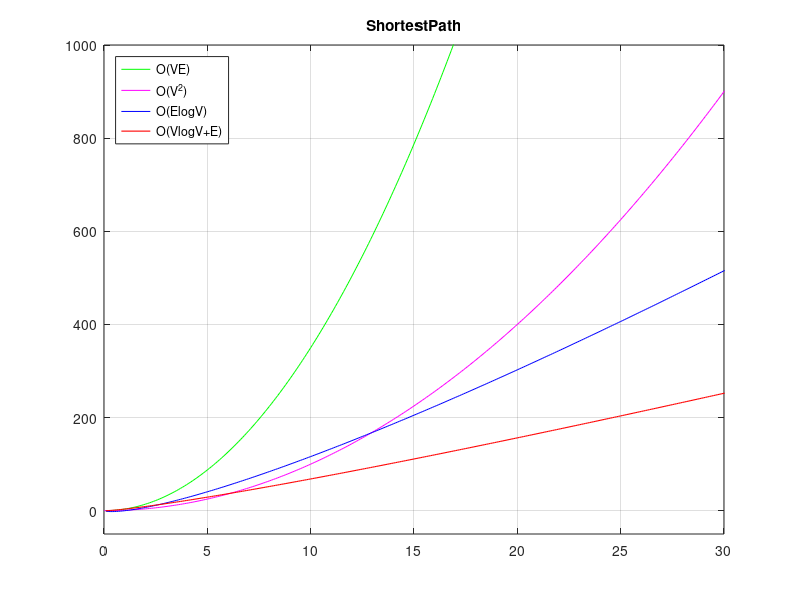
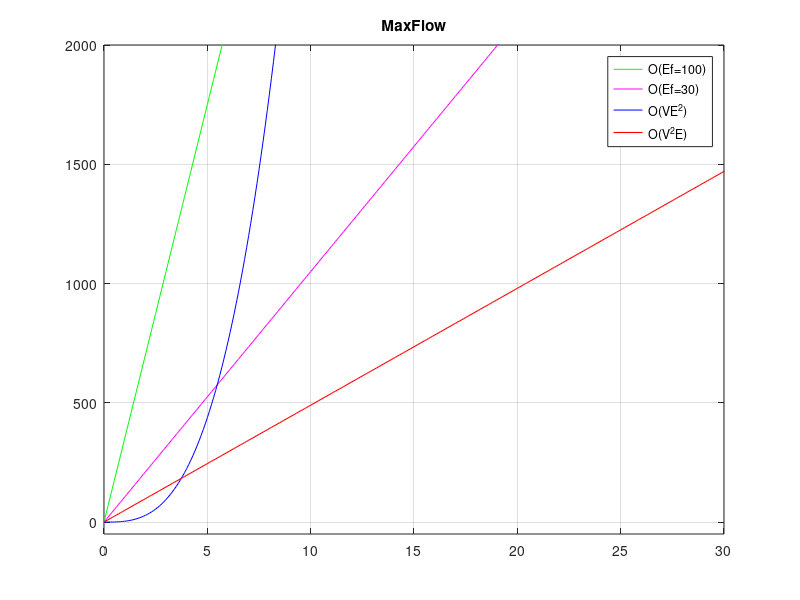

MATLAB code to generate these figures, in order:
clc,clear,close all
k=3.5;
x=0:0.1:40;
y1=x.*x.*k; %ve
y2=x.*x; %ve
% y3=2.*k*x;
y4=k.*x.*log2(x);
y5=x.*log2(x)+k.*x;
% y5=x.*x.*x;
plot(x,y1,'g',x,y2,'m',x,y4,'b',x,y5,'r','LineWidth',0.8);
axis([0,30,-50,1000]);
legend('O(VE)','O(V^2)','O(ElogV)','O(VlogV+E)','Location','NorthWest');
title('ShortestPath');
grid on;

figure(2);
k=3.5;
x=0:0.1:40;
% f=100;
y1=x.*k.*100; %ve
y2=x.*x.*x.*k;
y3=(2.*k).^2.*x;
y4=x.*k.*30; %ve
plot(x,y1,'g',x,y4,'m',x,y2,'b',x,y3,'r','LineWidth',0.8);
axis([0,30,-50,2000]);
legend('O(Ef=100)','O(Ef=30)','O(VE^2)','O(V^2E)','Location','NorthEast');
title('MaxFlow');
grid on;
